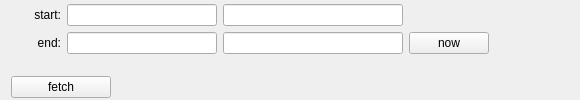
           <widget class="QWidget" name="rangeTab">
            <property name="enabled">
             <bool>true</bool>
            </property>
            <attribute name="title">
             <string>range</string>
            </attribute>
            <layout class="QVBoxLayout" name="verticalLayout_17">
             <property name="topMargin">
              <number>4</number>
             </property>
             <property name="bottomMargin">
              <number>2</number>
             </property>
             <item>
              <layout class="QHBoxLayout" name="horizontalLayout_9">
               <item>
                <layout class="QFormLayout" name="formLayout_2">
                 <property name="fieldGrowthPolicy">
                  <enum>QFormLayout::AllNonFixedFieldsGrow</enum>
                 </property>
                 <property name="labelAlignment">
                  <set>Qt::AlignRight|Qt::AlignTrailing|Qt::AlignVCenter</set>
                 </property>
                 <item row="0" column="0">
                  <widget class="QLabel" name="label">
                   <property name="sizePolicy">
                    <sizepolicy hsizetype="Fixed" vsizetype="Preferred">
                     <horstretch>0</horstretch>
                     <verstretch>0</verstretch>
                    </sizepolicy>
                   </property>
                   <property name="minimumSize">
                    <size>
                     <width>50</width>
                     <height>0</height>
                    </size>
                   </property>
                   <property name="text">
                    <string>start:</string>
                   </property>
                   <property name="alignment">
                    <set>Qt::AlignRight|Qt::AlignTrailing|Qt::AlignVCenter</set>
                   </property>
                  </widget>
                 </item>
                 <item row="0" column="1">
                  <layout class="QHBoxLayout" name="horizontalLayout_8">
                   <item>
                    <widget class="QLineEdit" name="entryStartGPS">
                     <property name="sizePolicy">
                      <sizepolicy hsizetype="Fixed" vsizetype="Fixed">
                       <horstretch>0</horstretch>
                       <verstretch>0</verstretch>
                      </sizepolicy>
                     </property>
                     <property name="minimumSize">
                      <size>
                       <width>150</width>
                       <height>0</height>
                      </size>
                     </property>
                     <property name="toolTip">
                      <string>start time GPS</string>
                     </property>
                    </widget>
                   </item>
                   <item>
                    <widget class="QLineEdit" name="entryStartGreg">
                     <property name="sizePolicy">
                      <sizepolicy hsizetype="Minimum" vsizetype="Fixed">
                       <horstretch>0</horstretch>
                       <verstretch>0</verstretch>
                      </sizepolicy>
                     </property>
                     <property name="minimumSize">
                      <size>
                       <width>180</width>
                       <height>0</height>
                      </size>
                     </property>
                     <property name="toolTip">
                      <string>start time Gregorian (can be natural language (e.g. '1 day ago'))</string>
                     </property>
                    </widget>
                   </item>
                   <item>
                    <spacer name="horizontalSpacer_3">
                     <property name="orientation">
                      <enum>Qt::Horizontal</enum>
                     </property>
                     <property name="sizeHint" stdset="0">
                      <size>
                       <width>40</width>
                       <height>20</height>
                      </size>
                     </property>
                    </spacer>
                   </item>
                  </layout>
                 </item>
                 <item row="1" column="0">
                  <widget class="QLabel" name="label_2">
                   <property name="sizePolicy">
                    <sizepolicy hsizetype="Fixed" vsizetype="Preferred">
                     <horstretch>0</horstretch>
                     <verstretch>0</verstretch>
                    </sizepolicy>
                   </property>
                   <property name="minimumSize">
                    <size>
                     <width>50</width>
                     <height>0</height>
                    </size>
                   </property>
                   <property name="text">
                    <string>end:</string>
                   </property>
                   <property name="alignment">
                    <set>Qt::AlignRight|Qt::AlignTrailing|Qt::AlignVCenter</set>
                   </property>
                  </widget>
                 </item>
                 <item row="1" column="1">
                  <layout class="QHBoxLayout" name="horizontalLayout_10">
                   <item>
                    <widget class="QLineEdit" name="entryEndGPS">
                     <property name="sizePolicy">
                      <sizepolicy hsizetype="Fixed" vsizetype="Fixed">
                       <horstretch>0</horstretch>
                       <verstretch>0</verstretch>
                      </sizepolicy>
                     </property>
                     <property name="minimumSize">
                      <size>
                       <width>150</width>
                       <height>0</height>
                      </size>
                     </property>
                     <property name="toolTip">
                      <string>end time GPS</string>
                     </property>
                    </widget>
                   </item>
                   <item>
                    <widget class="QLineEdit" name="entryEndGreg">
                     <property name="sizePolicy">
                      <sizepolicy hsizetype="Minimum" vsizetype="Fixed">
                       <horstretch>0</horstretch>
                       <verstretch>0</verstretch>
                      </sizepolicy>
                     </property>
                     <property name="minimumSize">
                      <size>
                       <width>180</width>
                       <height>0</height>
                      </size>
                     </property>
                     <property name="toolTip">
                      <string>end time Gregorian (can be natural language (e.g. '1 day ago'))</string>
                     </property>
                    </widget>
                   </item>
                   <item>
                    <widget class="QPushButton" name="buttonEndNow">
                     <property name="sizePolicy">
                      <sizepolicy hsizetype="Fixed" vsizetype="Fixed">
                       <horstretch>0</horstretch>
                       <verstretch>0</verstretch>
                      </sizepolicy>
                     </property>
                     <property name="minimumSize">
                      <size>
                       <width>0</width>
                       <height>0</height>
                      </size>
                     </property>
                     <property name="toolTip">
                      <string>set end time to &quot;now&quot;</string>
                     </property>
                     <property name="text">
                      <string>now</string>
                     </property>
                    </widget>
                   </item>
                   <item>
                    <spacer name="horizontalSpacer_5">
                     <property name="orientation">
                      <enum>Qt::Horizontal</enum>
                     </property>
                     <property name="sizeHint" stdset="0">
                      <size>
                       <width>40</width>
                       <height>20</height>
                      </size>
                     </property>
                    </spacer>
                   </item>
                  </layout>
                 </item>
                </layout>
               </item>
               <item>
                <spacer name="horizontalSpacer_2">
                 <property name="orientation">
                  <enum>Qt::Horizontal</enum>
                 </property>
                 <property name="sizeHint" stdset="0">
                  <size>
                   <width>40</width>
                   <height>20</height>
                  </size>
                 </property>
                </spacer>
               </item>
              </layout>
             </item>
             <item>
              <widget class="QPushButton" name="fetchButton2">
               <property name="enabled">
                <bool>true</bool>
               </property>
               <property name="sizePolicy">
                <sizepolicy hsizetype="Fixed" vsizetype="Fixed">
                 <horstretch>0</horstretch>
                 <verstretch>0</verstretch>
                </sizepolicy>
               </property>
               <property name="minimumSize">
                <size>
                 <width>100</width>
                 <height>0</height>
                </size>
               </property>
               <property name="toolTip">
                <string>fetch offline data (shift click to force fetch)</string>
               </property>
               <property name="text">
                <string>fetch</string>
               </property>
              </widget>
             </item>
            </layout>
           </widget>
